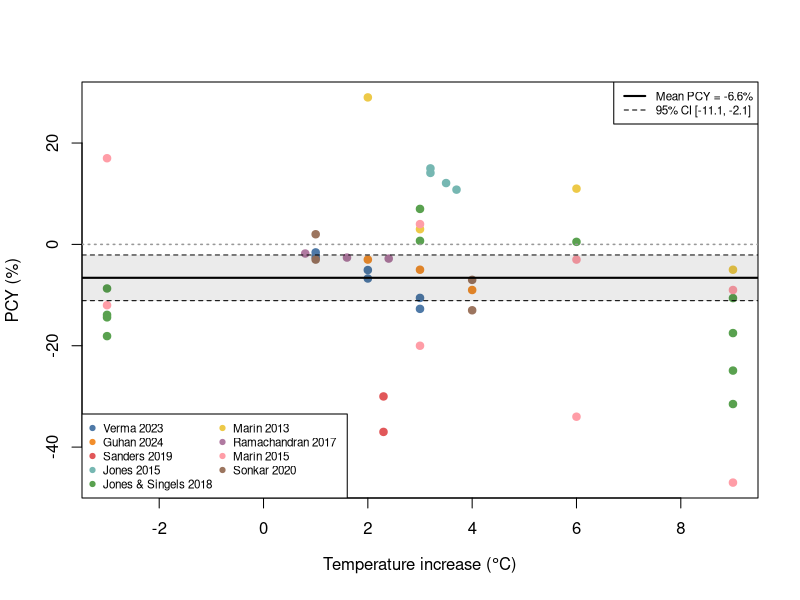
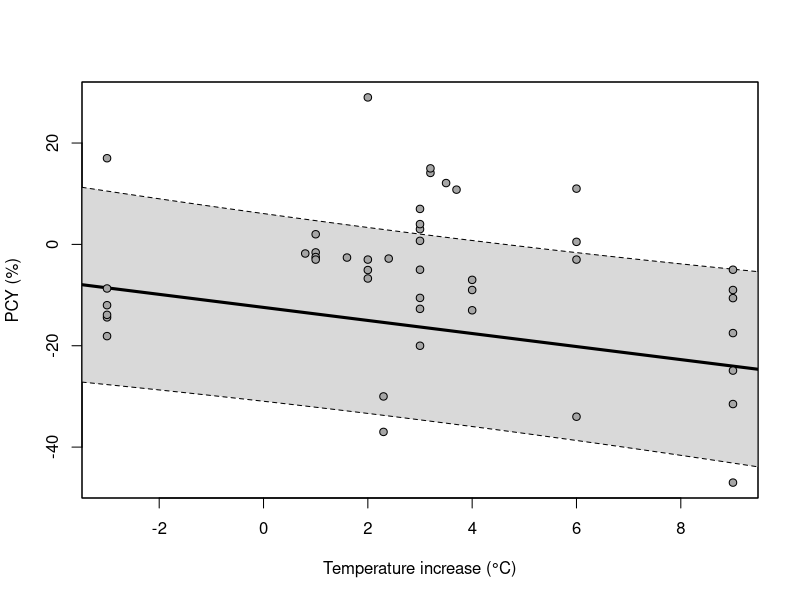
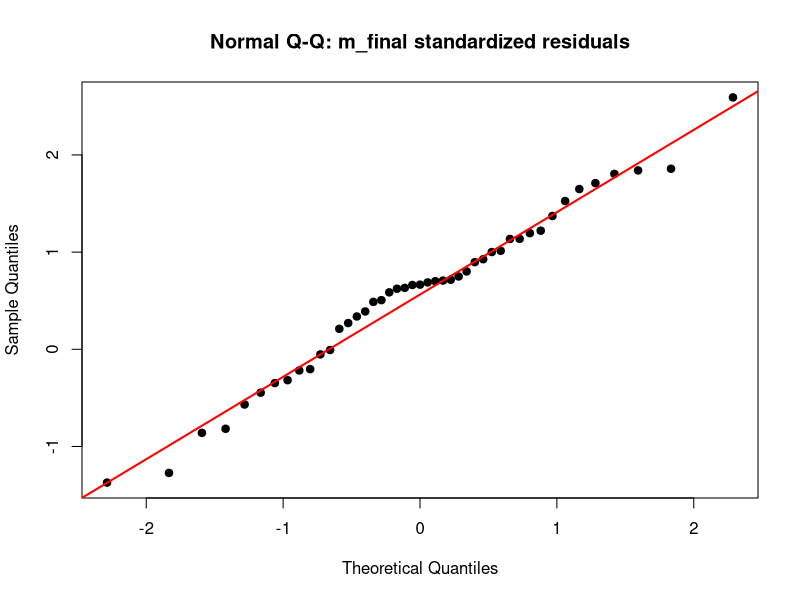
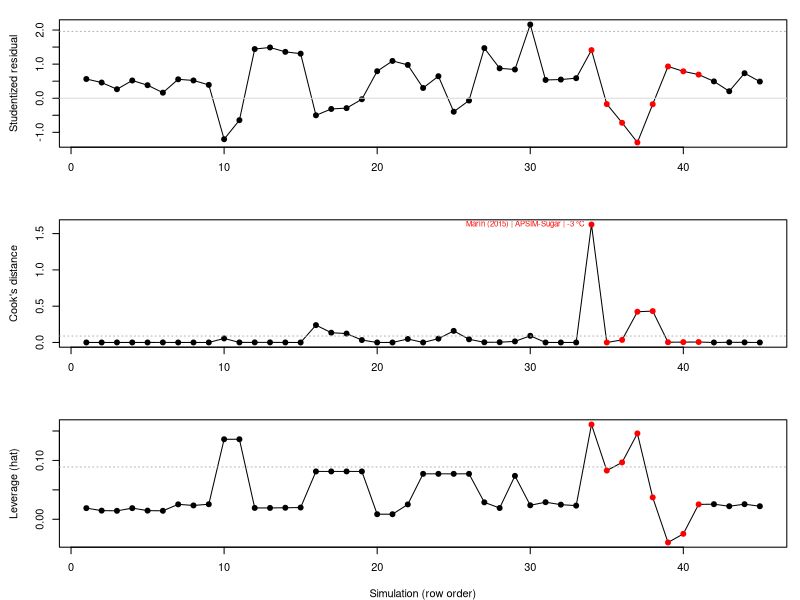
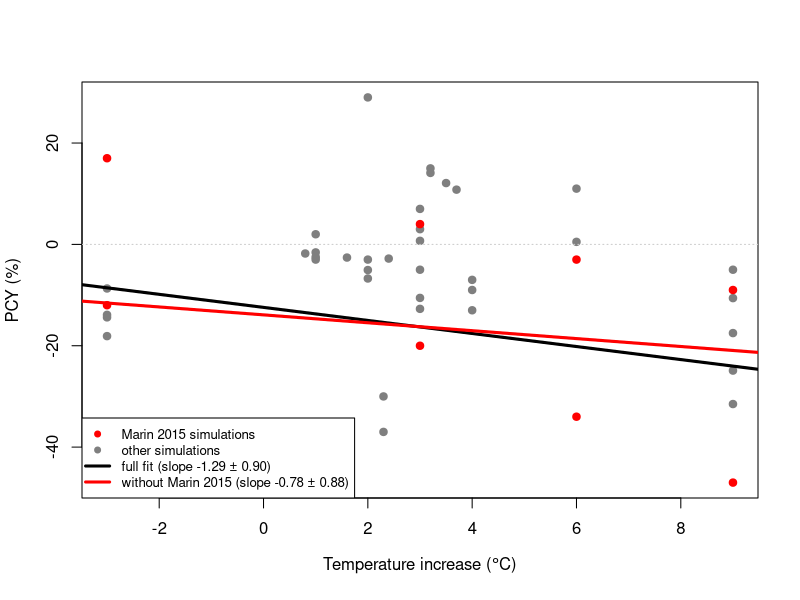
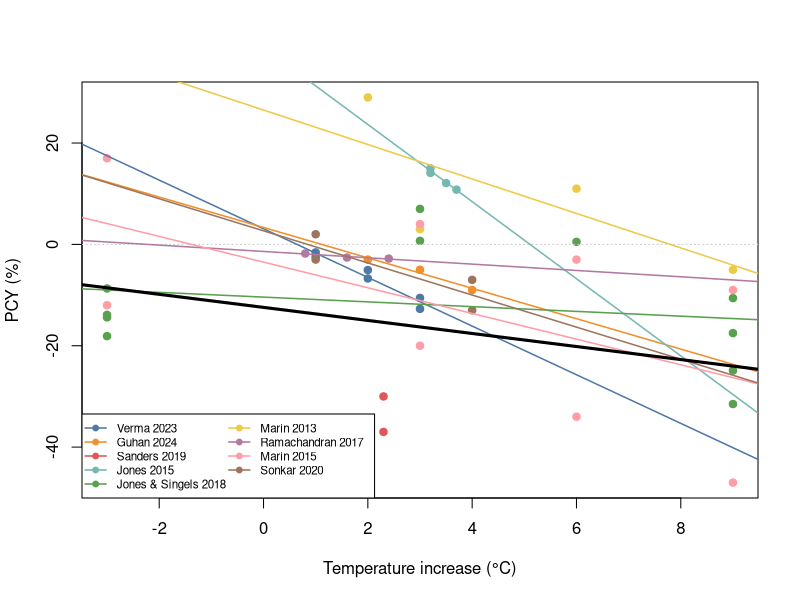
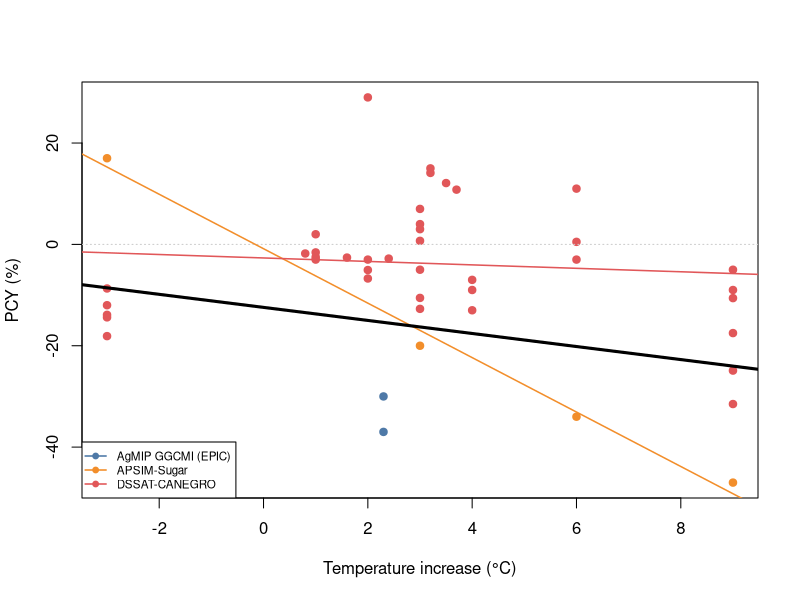

Here is the R script that generated these plots, in order:
library(metafor)

dat <- read.csv("ma_data_clean.csv", stringsAsFactors = FALSE)
dat <- dat[dat$include == "yes", ]
dat$PCY_pct   <- as.numeric(dat$PCY_pct)
dat$delta_T_C <- as.numeric(dat$delta_T_C)
dat$study_id  <- as.factor(dat$study_id)
dat <- dat[!is.na(dat$PCY_pct) & !is.na(dat$delta_T_C), ]
dat$sim <- factor(seq_len(nrow(dat)))
dat$vi  <- 0

studies <- sort(unique(dat$study_id))
study_labels <- c(
  "65VYUJZ8" = "Verma 2023",
  "7PCFLLSK" = "Guhan 2024",
  "AADRMRIW" = "Sanders 2019",
  "FWLHHVEY" = "Jones 2015",
  "HP54EZKH" = "Jones & Singels 2018",
  "PCXRP7XW" = "Marin 2013",
  "Q6N2E27T" = "Ramachandran 2017",
  "XA3Z3WRK" = "Marin 2015",
  "Z5PF5XNQ" = "Sonkar 2020"
)
cols <- setNames(palette.colors(length(studies), "Tableau 10"), studies)

# Figure 1: Percent change in sugarcane yield vs temperature increase across simulations
n_total   <- nrow(dat)
n_below   <- sum(dat$PCY_pct < 0)
n_above   <- sum(dat$PCY_pct > 0)
n_zero    <- sum(dat$PCY_pct == 0)
pct_below <- 100 * n_below / n_total
pct_above <- 100 * n_above / n_total
cat(sprintf("\nSimulations: n=%d | below 0: %d (%.1f%%) | above 0: %d (%.1f%%) | at 0: %d\n",
            n_total, n_below, pct_below, n_above, pct_above, n_zero))
pcy_tt   <- t.test(dat$PCY_pct)
pcy_mean <- unname(pcy_tt$estimate)
pcy_ci   <- pcy_tt$conf.int
cat(sprintf("Mean PCY = %.2f%% (95%% CI %.2f to %.2f)\n", pcy_mean, pcy_ci[1], pcy_ci[2]))

png("ma_explore.png", width = 8, height = 6, units = "in", res = 300)
plot(dat$delta_T_C, dat$PCY_pct, pch = 19, col = cols[dat$study_id],
     xlab = expression("Temperature increase (" * degree * "C)"), ylab = "PCY (%)")
usr <- par("usr")
rect(usr[1], pcy_ci[1], usr[2], pcy_ci[2], col = rgb(0, 0, 0, 0.08), border = NA)
abline(h = pcy_mean, col = "black", lwd = 2)
abline(h = pcy_ci,   col = "black", lwd = 1, lty = 2)
abline(h = 0,        col = "grey60", lty = 3, lwd = 1.5)
legend("bottomleft", legend = study_labels[studies], col = cols[studies],
       pch = 19, cex = 0.7, ncol = 2, bg = "white")
legend("topright",
       legend = c(sprintf("Mean PCY = %.1f%%", pcy_mean),
                  sprintf("95%% CI [%.1f, %.1f]", pcy_ci[1], pcy_ci[2])),
       lty = c(1, 2), lwd = c(2, 1), col = "black", cex = 0.7, bg = "white")
dev.off()

# Table 2: Estimates and fit for the random-effects models. m_final is the preferred model
m_sim <- rma.mv(yi = PCY_pct, V = vi, mods = ~ delta_T_C,
                random = list(~ 1 | sim),
                data = dat, method = "REML")
summary(m_sim)

m_li <- rma.mv(yi = PCY_pct, V = vi, mods = ~ delta_T_C,
               random = list(~ 1 | sim, ~ 1 | site, ~ 1 | crop_model),
               data = dat, method = "REML")
summary(m_li)
anova(m_sim, m_li)

m_full <- rma.mv(yi = PCY_pct, V = vi, mods = ~ delta_T_C,
                 random = list(~ 1 | study_id/sim, ~ 1 | site, ~ 1 | crop_model),
                 data = dat, method = "REML")
summary(m_full)
anova(m_li, m_full)

m_final <- rma.mv(yi = PCY_pct, V = vi, mods = ~ delta_T_C,
                  random = list(~ 1 | study_id/sim, ~ 1 | crop_model),
                  data = dat, method = "REML")
anova(m_final, m_full)

data.frame(model  = c("sim", "sim + site + crop", "study/sim + site + crop", "study/sim + crop"),
           AIC    = c(AIC(m_sim), AIC(m_li), AIC(m_full), AIC(m_final)),
           BIC    = c(BIC(m_sim), BIC(m_li), BIC(m_full), BIC(m_final)),
           row.names = NULL)

# Table 3: Final model fixed-effects and random-effects estimates
summary(m_final)

# Figure 2: Fitted regression line overlaid on all 45 simulations
png("ma_regplot.png", width = 7, height = 6, units = "in", res = 300)
regplot(m_final, mod = "delta_T_C", psize = 1,
        xlab = "Temperature increase (\u00b0C)", ylab = "PCY (%)")
dev.off()

# Figure 3: QQ plot of standardized residuals
res_z <- rstandard(m_final)$z
png("ma_qqresid.png", width = 7, height = 6, units = "in", res = 300)
qqnorm(res_z, pch = 19, main = "Normal Q-Q: m_final standardized residuals")
qqline(res_z, col = "red", lwd = 2)
dev.off()

# Figure 4: Influence metrics for each simulation (Marin et al. (2015) highlighted in red)
res_stud <- rstudent(m_final)$z
cookd    <- cooks.distance(m_final)
hatv     <- hatvalues(m_final)
idx      <- seq_along(res_stud)
cook_cut <- 4 / length(cookd)
flag     <- which(abs(res_stud) > qnorm(0.975) | cookd > cook_cut)
out_i    <- which.max(cookd)
out_lab  <- sprintf("Marin (2015) | %s | %g \u00b0C", dat$crop_model[out_i], dat$delta_T_C[out_i])
pt_col   <- ifelse(dat$study_id == "XA3Z3WRK", "red", "black")
png("ma_influence.png", width = 8, height = 8, units = "in", res = 300)
op <- par(mfrow = c(3, 1), mar = c(4, 4.5, 1.5, 1))
plot(idx, res_stud, type = "o", pch = 19, col = pt_col, xlab = "", ylab = "Studentized residual")
abline(h = c(-1, 1) * qnorm(0.975), col = "grey70", lty = 3)
abline(h = 0, col = "grey85")
plot(idx, cookd, type = "o", pch = 19, col = pt_col, xlab = "", ylab = "Cook's distance")
abline(h = cook_cut, col = "grey70", lty = 3)
text(out_i, cookd[out_i], labels = out_lab, pos = 2, cex = 0.7, col = "red")
plot(idx, hatv, type = "o", pch = 19, col = pt_col,
     xlab = "Simulation (row order)", ylab = "Leverage (hat)")
abline(h = 2 * mean(hatv), col = "grey70", lty = 3)
par(op)
dev.off()

infl_tab <- data.frame(row       = idx,
                       study_id  = dat$study_id,
                       crop_model = dat$crop_model,
                       delta_T_C = dat$delta_T_C,
                       PCY_pct   = dat$PCY_pct,
                       stud_res  = round(res_stud, 2),
                       cooks_d   = round(cookd, 3),
                       hat       = round(hatv, 3))
cat("\nFlagged influential/outlying simulations (|stud.res|>1.96 or Cook's D >",
    round(cook_cut, 3), "):\n")
print(infl_tab[flag, ], row.names = FALSE)

# Figure 5: Regression line with and without Marin et al. (2015)
dat_nox <- droplevels(dat[dat$study_id != "XA3Z3WRK", ])
m_nox <- rma.mv(yi = PCY_pct, V = vi, mods = ~ delta_T_C,
                random = list(~ 1 | study_id/sim, ~ 1 | crop_model),
                data = dat_nox, method = "REML")
comp <- data.frame(
  term    = c("intercept", "delta_T_C"),
  full    = round(coef(m_final), 3),
  full_se = round(m_final$se, 3),
  full_p  = round(m_final$pval, 4),
  nox     = round(coef(m_nox), 3),
  nox_se  = round(m_nox$se, 3),
  nox_p   = round(m_nox$pval, 4))
print(comp, row.names = FALSE)
cat(sprintf("n: full = %d sims / %d studies; nox = %d sims / %d studies\n",
            m_final$k, length(unique(dat$study_id)),
            m_nox$k, length(unique(dat_nox$study_id))))

pt_col   <- ifelse(dat$study_id == "XA3Z3WRK", "red", "grey50")
mar_full <- (m_final$ci.ub[2] - m_final$ci.lb[2]) / 2
mar_nox  <- (m_nox$ci.ub[2]   - m_nox$ci.lb[2])   / 2
png("ma_regplot_nox.png", width = 7, height = 6, units = "in", res = 300)
plot(dat$delta_T_C, dat$PCY_pct, pch = 19, col = pt_col,
     xlab = expression("Temperature increase (" * degree * "C)"), ylab = "PCY (%)")
abline(h = 0, col = "grey80", lty = 3)
abline(a = coef(m_final)[1], b = coef(m_final)[2], col = "black", lwd = 3)
abline(a = coef(m_nox)[1],   b = coef(m_nox)[2],   col = "red",   lwd = 3)
legend("bottomleft", bg = "white", cex = 0.8,
       legend = c("Marin 2015 simulations", "other simulations",
                  sprintf("full fit (slope %.2f \u00b1 %.2f)", coef(m_final)[2], mar_full),
                  sprintf("without Marin 2015 (slope %.2f \u00b1 %.2f)", coef(m_nox)[2], mar_nox)),
       pch = c(19, 19, NA, NA), lwd = c(NA, NA, 3, 3),
       col = c("red", "grey50", "black", "red"))
dev.off()

# Model extensions 
m_rslope <- tryCatch(
  rma.mv(yi = PCY_pct, V = vi, mods = ~ delta_T_C,
         random = list(~ 1 | study_id/sim, ~ delta_T_C | crop_model),
         struct = "GEN", data = dat, method = "REML"),
  error = function(e) e)
if (inherits(m_rslope, "error")) {
  cat("m_rslope problem:", conditionMessage(m_rslope), "\n")
} else {
  print(summary(m_rslope))
  print(anova(m_final, m_rslope))
}

m_sslope <- tryCatch(
  rma.mv(yi = PCY_pct, V = vi, mods = ~ delta_T_C,
         random = list(~ delta_T_C | study_id, ~ 1 | sim, ~ 1 | crop_model),
         struct = "GEN", data = dat, method = "REML"),
  error = function(e) e)
if (inherits(m_sslope, "error")) {
  cat("m_sslope problem:", conditionMessage(m_sslope), "\n")
} else {
  print(summary(m_sslope))
  print(anova(m_final, m_sslope))
}

m_fixint <- tryCatch(
  rma.mv(yi = PCY_pct, V = vi, mods = ~ delta_T_C * crop_model,
         random = list(~ 1 | study_id/sim), data = dat, method = "REML", test = "t"),
  error = function(e) e)
if (inherits(m_fixint, "error"))
  cat("m_fixint problem:", conditionMessage(m_fixint), "\n") else summary(m_fixint)

# Figure 6: Regression line per study
png("ma_studies.png", width = 8, height = 6, units = "in", res = 300)
plot(dat$delta_T_C, dat$PCY_pct, pch = 19, col = cols[dat$study_id],
     xlab = "Temperature increase (\u00b0C)", ylab = "PCY (%)")
abline(h = 0, col = "grey80", lty = 3)
for (s in studies) {
  ds <- dat[dat$study_id == s, ]
  if (length(unique(ds$delta_T_C)) >= 2) abline(lm(PCY_pct ~ delta_T_C, ds), col = cols[s], lwd = 1.5)
}
abline(a = coef(m_final)[1], b = coef(m_final)[2], col = "black", lwd = 3)
legend("bottomleft", legend = study_labels[studies], col = cols[studies],
       pch = 19, lwd = 1.5, cex = 0.7, ncol = 2, bg = "white")
dev.off()

# Figure 7: Regression line per crop model
crop_models <- sort(unique(dat$crop_model))
cm_cols <- setNames(palette.colors(length(crop_models), "Tableau 10"), crop_models)
png("ma_cropmodels.png", width = 8, height = 6, units = "in", res = 300)
plot(dat$delta_T_C, dat$PCY_pct, pch = 19, col = cm_cols[dat$crop_model],
     xlab = "Temperature increase (\u00b0C)", ylab = "PCY (%)")
abline(h = 0, col = "grey80", lty = 3)
for (cm in crop_models) {
  dc <- dat[dat$crop_model == cm, ]
  if (length(unique(dc$delta_T_C)) >= 2) abline(lm(PCY_pct ~ delta_T_C, dc), col = cm_cols[cm], lwd = 1.5)
}
abline(a = coef(m_final)[1], b = coef(m_final)[2], col = "black", lwd = 3)
legend("bottomleft", legend = crop_models, col = cm_cols,
       pch = 19, lwd = 1.5, cex = 0.7, bg = "white")
dev.off()
